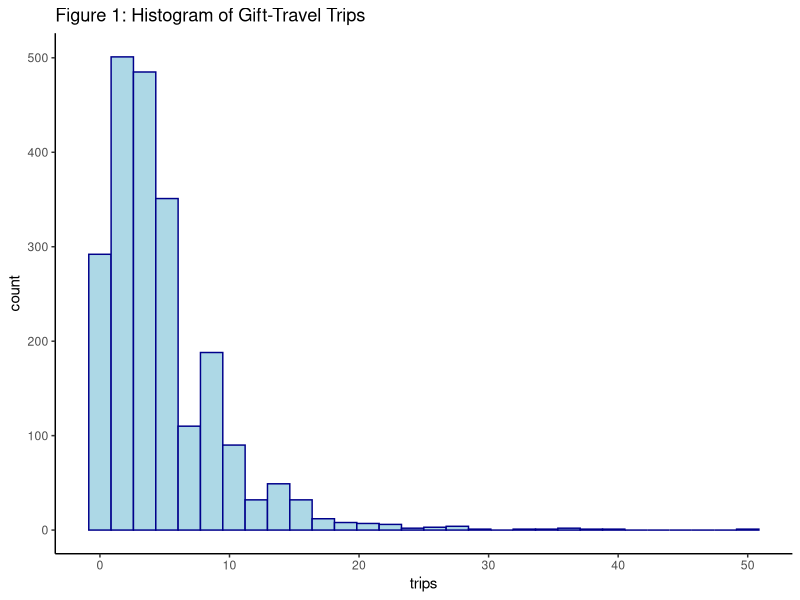
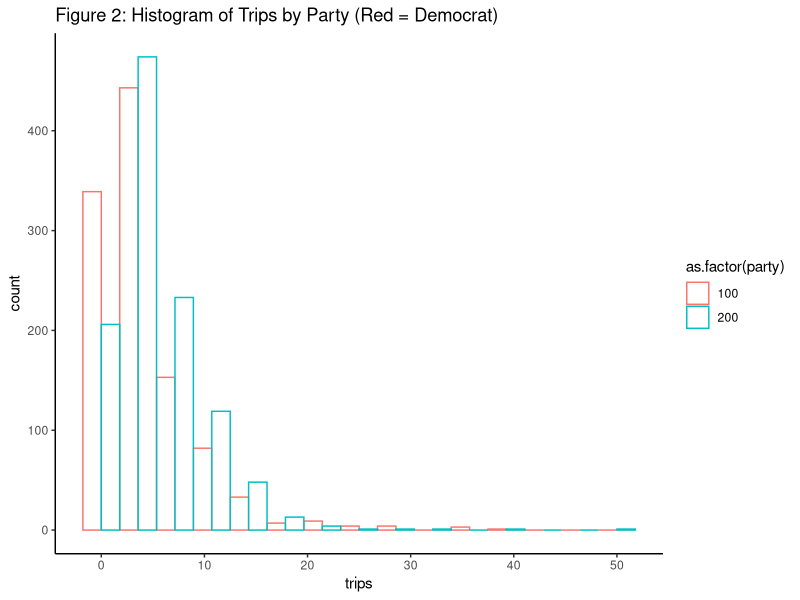

These figures' R source, in order:
## ---- chunk 1
library(ggplot2)
giftdata <- read.csv(file = "110-114Congresses.csv", header = TRUE, stringsAsFactors = FALSE)
ggplot(data = giftdata, aes(x=trips)) + geom_histogram(bins = 30, color="darkblue", fill="lightblue") + theme_classic() + ggtitle("Figure 1: Histogram of Gift-Travel Trips")
## ---- chunk 2
library(ggplot2)
giftdata <- read.csv(file = "110-114Congresses.csv", header = TRUE, stringsAsFactors = FALSE)
ggplot(data = giftdata, aes(x = trips, color = as.factor(party))) + geom_histogram(bins = 15, fill="white", alpha=0.5, position="dodge") + theme_classic() + ggtitle("Figure 2: Histogram of Trips by Party (Red = Democrat)")
